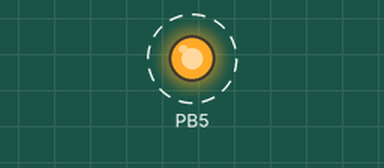
Simulated run of this program. Board: ATmega328P, built with avr-gcc and emulated at 16 MHz. Parts: output pins drawn as LEDs (lit = HIGH). Dashed ring = blinking.

Above: at 0.5 s.
Timing chart, 0 to 4.6 s (numbered marks = the images above):
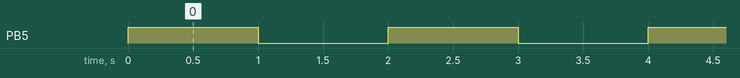

The program:

main.cpp
```cpp
/*
 * mega328p.cpp
 *
 * Created: 10/27/2015 1:07:39 AM
 * Author : hpan
 */

#define F_CPU 16e6	//arudino uno clk speed = 16MHz; UL=unsigned long

#include <avr/io.h>
#include <util/delay.h>

int main(void)	//turn on LED on pin13 of arduino uno
{

    DDRB |= 1<<DDB5;	//set PB5 as output
    while (1) {
		PORTB |= 1<<PORTB5;		//pull PB5 high
		_delay_ms(1000);
		PORTB &= ~(1<<PORTB5);	//pull PB5 low
		_delay_ms(1000);
    }
	/*
	DDRD |= 1<<DDD7;	//set PB5 as output
	while (1) {
		PORTD |= 1<<PORTD7;		//pull PB5 high
		_delay_ms(100);
		PORTD &= ~(1<<PORTD7);	//pull PB5 low
		_delay_ms(100);
	}*/
}
```

Measured:
- by itself, PB5: alternates HIGH for 1.0 s and LOW for 1.0 s
